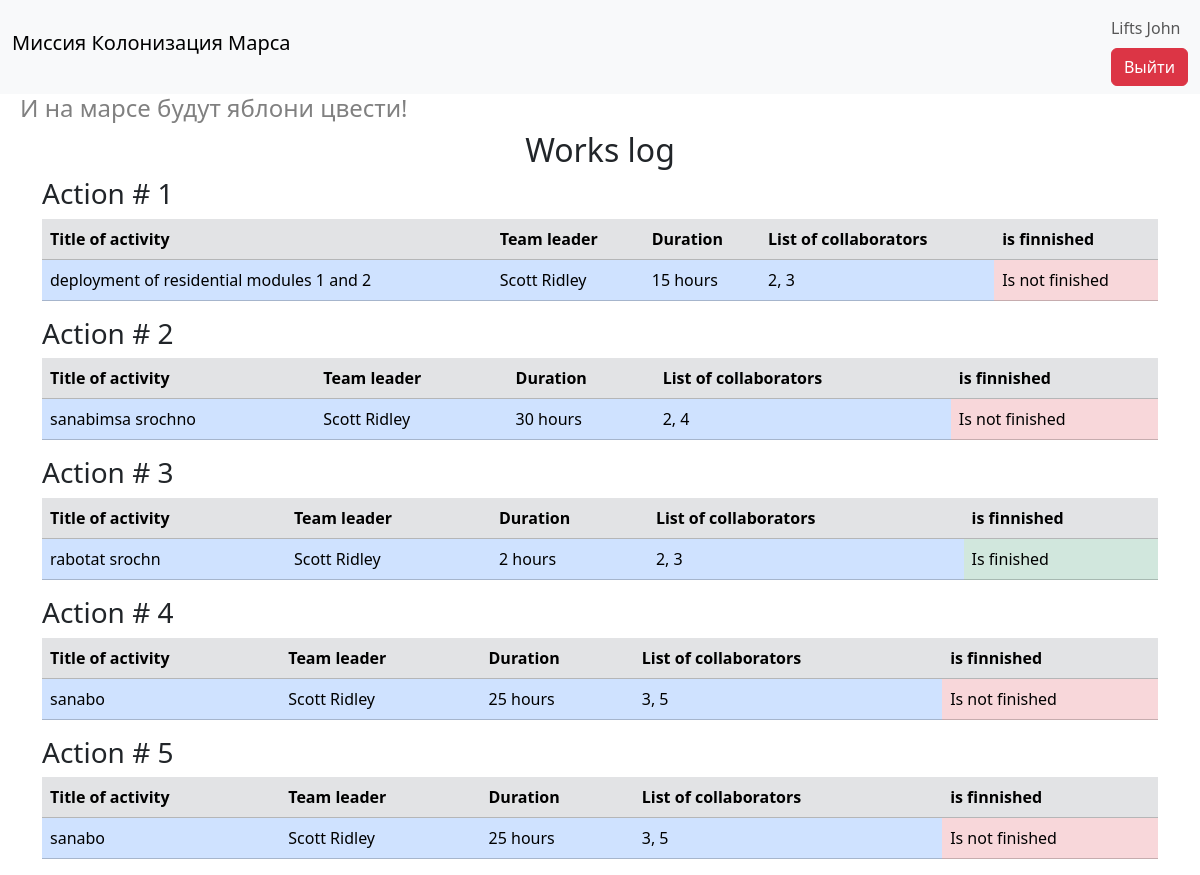
Screenshot of /index (signed in) with the database file from the repository.
### data/users.py (models this page shows, shortened)
class User(SqlAlchemyBase, UserMixin, SerializerMixin):
    __tablename__ = 'users'
    id = Column(Integer, primary_key=True, autoincrement=True)
    surname = Column(String)
    name = Column(String)
    age = Column(Integer)
    position = Column(String)
    speciality = Column(String)
    address = Column(String)
    email = Column(String, unique=True)
    hashed_password = Column(String)
    modified_date = Column(DateTime)
    jobs = orm.relationship('Jobs', back_populates='user')
    def __repr__(self):
        return f'<Colonist> {self.id} {self.surname} {self.name}'

### data/jobs.py (models this page shows)
class Jobs(SqlAlchemyBase, SerializerMixin):
    __tablename__ = 'jobs'
    id = Column(Integer, primary_key=True, autoincrement=True)
    team_leader = Column(Integer, ForeignKey('users.id'))
    job = Column(String)
    work_size = Column(Integer)
    collaborators = Column(String)
    start_date = Column(DateTime)
    end_date = Column(DateTime)
    is_finished = Column(Boolean)
    user = orm.relationship('User')

### app.py (the view)
@app.route("/")
@app.route("/index")
def index():
    session = db_session.create_session()
    result = session.query(Jobs, User).join(
        User,
        Jobs.team_leader == User.id
    )
    for i in result:
        print(i)
    return render_template("index.html", title="Это база", result=result)

### app.py (called while the page is built)
@login_manager.user_loader
def user_loader(user_id):
    session = db_session.create_session()
    return session.get(User, user_id)

### data/db_session.py (called while the page is built)
def create_session() -> Session:
    global __factory
    return __factory()

### templates/index.html
{% extends "base.html" %}
{% block content %}
<div class="container">
    <div class="row">
        <div class="col">
            <h2 class="text-center">Works log</h2>
        </div>
    </div>
    {% for jobs, user in result %}
    <div class="row">
        <div class="col">
            <h3>Action # {{ jobs.id }}</h3>
        </div>
    </div>
    <div class="row">
        <div class="col">
            <table class="table">
                <tr class="table-secondary">
                    <th>Title of activity</th>
                    <th>Team leader</th>
                    <th>Duration</th>
                    <th>List of collaborators</th>
                    <th>is finnished</th>
                </tr>
                <tr class="table-primary">
                    <td>{{ jobs.job }}</td>
                    <td>{{ user.surname }} {{ user.name }}</td>
                    <td>{{ jobs.work_size }} hours</td>
                    <td>{{ jobs.collaborators }}</td>
                    {% if jobs.is_finished %}
                    <td class="table-success">Is finished</td>
                    {% else %}
                    <td class="table-danger">Is not finished</td>
                    {% endif %}
                </tr>
            </table>
        </div>
    </div>
    {% endfor %}
</div>
{% endblock %}

### templates/base.html (shortened to what this page needs)
<!DOCTYPE html>
<html lang="ru">
<head>
    <link href="https://cdn.jsdelivr.net/npm/bootstrap@5.3.8/dist/css/bootstrap.min.css" rel="stylesheet"
>
    <link rel="stylesheet" href="{{ url_for('static', filename='css/style.css')}}">
</head>
<body>
    <nav class="navbar bg-body-tertiary">
     <div class="container-fluid">
            <h1 class="navbar-brand">Миссия Колонизация Марса</h1>
            <ul class="navbar-nav">
                {% if current_user.is_authenticated %}
                <li class="nav-item">
                    <a href="#" class="nav-link">{{ current_user.surname }} {{ current_user.name }}</a>
                </li>
                <li class="nav-item">
                    <a href="/logout" class="btn btn-danger">Выйти</a>
                </li>
                {% else %}
                <li class="nav-item">
                    <a href="/login" class="btn btn-primary">Войти</a>
                    <a href="/registration" class="btn btn-success">Зарегистрироваться</a>
                </li>
                {% endif %}
            </ul>
        </div>
    </nav>
    <h4>И на марсе будут яблони цвести!</h4>
    {% block content %}{% endblock %}
</body>
</html>

### static/css/style.css (style rules this page uses)
h4 { color: gray; padding-left: 20px; }

### rows the page displays
User: surname "Lifts", name "John"
Jobs: id "1", job "deployment of residential modules 1 and 2", surname "Scott", name "Ridley", work_size "15", collaborators "2, 3", is_finished "Is not finished"
Jobs: id "2", job "sanabimsa srochno", surname "Scott", name "Ridley", work_size "30", collaborators "2, 4", is_finished "Is not finished"
Jobs: id "3", job "rabotat srochn", surname "Scott", name "Ridley", work_size "2", collaborators "2, 3", is_finished "Is finished"
Jobs: id "4", job "sanabo", surname "Scott", name "Ridley", work_size "25", collaborators "3, 5", is_finished "Is not finished"
Jobs: id "5", job "sanabo", surname "Scott", name "Ridley", work_size "25", collaborators "3, 5", is_finished "Is not finished"
